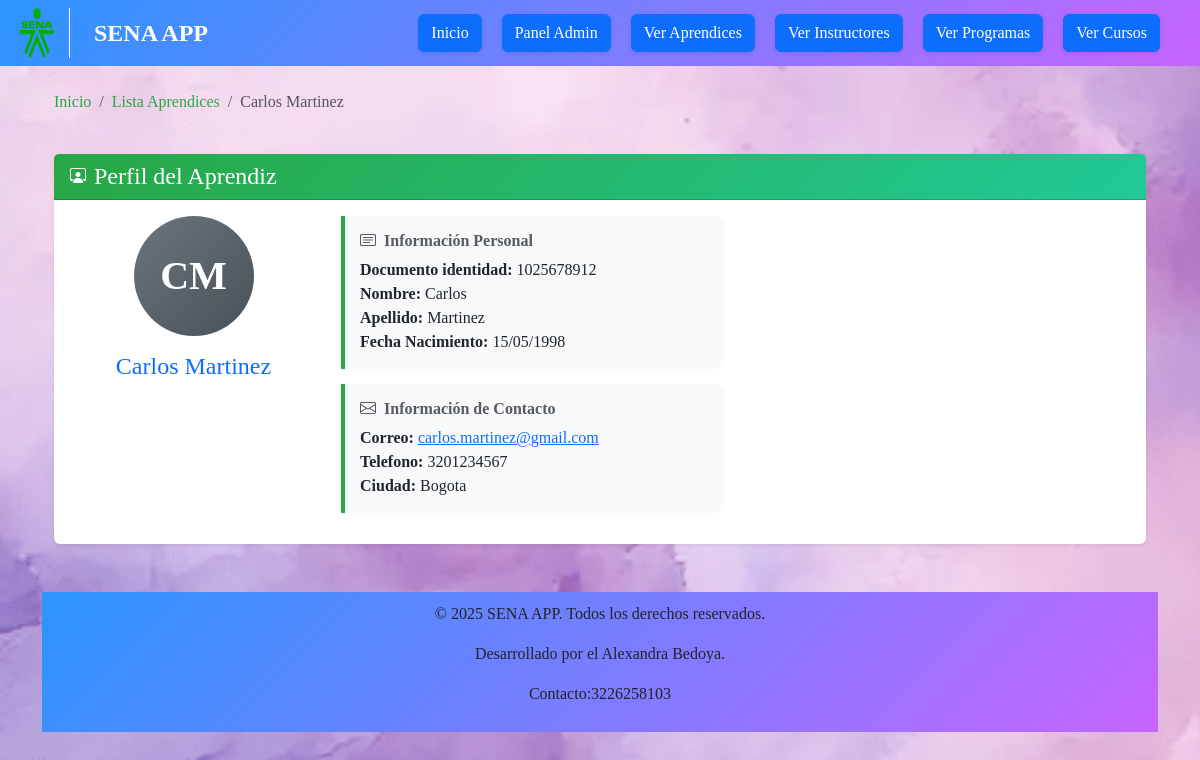
The app's page /aprendices/aprendiz/1/ with its own data.
### aprendices/models.py (models this page shows, shortened)
class Aprendiz(models.Model):
    documento_identidad = models.CharField(max_length=20, unique=True)
    nombre = models.CharField(max_length=100)
    apellido = models.CharField(max_length=100)
    telefono = models.CharField(max_length=10, null=True)
    correo = models.EmailField(null=True)
    fecha_nacimiento = models.DateField()
    ciudad = models.CharField(max_length=100, null=True)
    programa = models.CharField(max_length=100)
    def nombre_completo(self):
        return f"{self.nombre} {self.apellido}"

### aprendices/views.py (the view)
# urls.py: path('aprendices/aprendiz/<int:id_aprendiz>/', views.detalle_aprendiz, name='detalle_aprendiz'),
def detalle_aprendiz(request, id_aprendiz):
  aprendiz = Aprendiz.objects.get(id=id_aprendiz)
  template = loader.get_template('detalle_aprendiz.html')
  context = {
    'aprendiz': aprendiz,
  }
  return HttpResponse(template.render(context, request))

### aprendices/templates/detalle_aprendiz.html (shortened to what this page needs)
{% extends "master.html" %}
{% block content %}
<div class="container-fluid py-4">
    <div class="row mb-4">
        <div class="col-12">
            <nav aria-label="breadcrumb">
                <ol class="breadcrumb">
                    <li class="breadcrumb-item"><a href="/" class="back-link">Inicio</a></li>
                    <li class="breadcrumb-item"><a href="{% url 'aprendices:lista_aprendices' %}" class="back-link">Lista Aprendices</a>
                    </li>
                    <li class="breadcrumb-item active" aria-current="page">{{ aprendiz.nombre_completo }}</li>
                </ol>
            </nav>
        </div>
    </div>
    <div class="row mb-4">
        <div class="col-12">
            <div class="card shadow-sm">
                <div class="card-header d-flex align-items-center">
                    <i class="bi bi-person-workspace me-2"></i>
                    <h4 class="mb-0">Perfil del Aprendiz</h4>
                </div>
                <div class="card-body">
                    <div class="row">
                        <div class="col-md-3 text-center">
                            <div class="instructor-avatar mb-3">
                                {{ aprendiz.nombre.0 }}{{ aprendiz.apellido.0 }}
                            </div>
                            <h4 class="text-primary">{{ aprendiz.nombre_completo }}</h4>
                        </div>
                        <div class="col-md-9">
                            <div class="row">
                                <div class="col-lg-6">
                                    <div class="info-item">
                                        <h6 class="text-muted mb-2">
                                            <i class="bi bi-card-text me-2"></i><strong>Información Personal</strong>
                                        </h6>
                                        <p class="mb-0"><b>Documento identidad:</b> {{ aprendiz.documento_identidad }}</p>
                                        <p class="mb-0"><b>Nombre:</b> {{ aprendiz.nombre }}</p>
                                        <p class="mb-0"><b>Apellido:</b> {{ aprendiz.apellido }}</p>
                                        <p class="mb-0"><b>Fecha Nacimiento:</b> {{ aprendiz.fecha_nacimiento|date:"d/m/Y" }}</p>
                                    </div>
                                </div>
                            </div>
                            <div class="row">
                                <div class="col-lg-6">
                                    <div class="info-item">
                                        <h6 class="text-muted mb-2">
                                            <i class="bi bi-envelope me-2"></i><strong>Información de Contacto</strong>
                                        </h6>
                                        <p class="mb-0"><b>Correo:</b> <a href="mailto:{{ aprendiz.correo }}">{{ aprendiz.correo }}</a></p>
                                        <p class="mb-0"><b>Telefono:</b> {{ aprendiz.telefono }}</p>
                                        <p class="mb-0"><b>Ciudad:</b> {{ aprendiz.ciudad }}</p>
                                    </div>
                                </div>
                            </div>
                        </div>
                    </div>
                </div>
            </div>
        </div>
    </div>
{% endblock %}

### aprendices/static/members/mystyles.css (style rules this page uses)
* { margin: 0; padding: 0; box-sizing: border-box; }
body { font-family: 'Times New Roman', Times, serif; background-image: url("fondo.png"); background-size: cover; background-attachment: fixed; }
.card { transition: transform 0.2s; border: none; box-shadow: 0 2px 4px rgba(0, 0, 0, 0.1); }
.card-header { background: linear-gradient(135deg, #28a745, #20c997); color: white; }
.instructor-avatar { width: 50px; height: 50px; background: linear-gradient(135deg, #6c757d, #495057); border-radius: 50%; display: flex; align-items: center; justify-content: center; color: white; font-weight: bold; font-size: 1.2rem; }
.back-link { text-decoration: none; color: #28a745; font-weight: 500; }
.instructor-avatar { width: 120px; height: 120px; background: linear-gradient(135deg, #6c757d, #495057); border-radius: 50%; display: flex; align-items: center; justify-content: center; color: white; font-weight: bold; font-size: 2.5rem; margin: 0 auto; }
.info-item { background: #f8f9fa; border-left: 4px solid #28a745; padding: 15px; margin-bottom: 15px; border-radius: 0 8px 8px 0; }

### records on screen
Aprendiz: nombre_completo "Carlos Martinez", nombre.0 "C", apellido.0 "M", documento_identidad "1025678912", nombre "Carlos", apellido "Martinez", fecha_nacimiento "15/05/1998", correo "carlos.martinez@gmail.com", telefono "3201234567", ciudad "Bogota"
